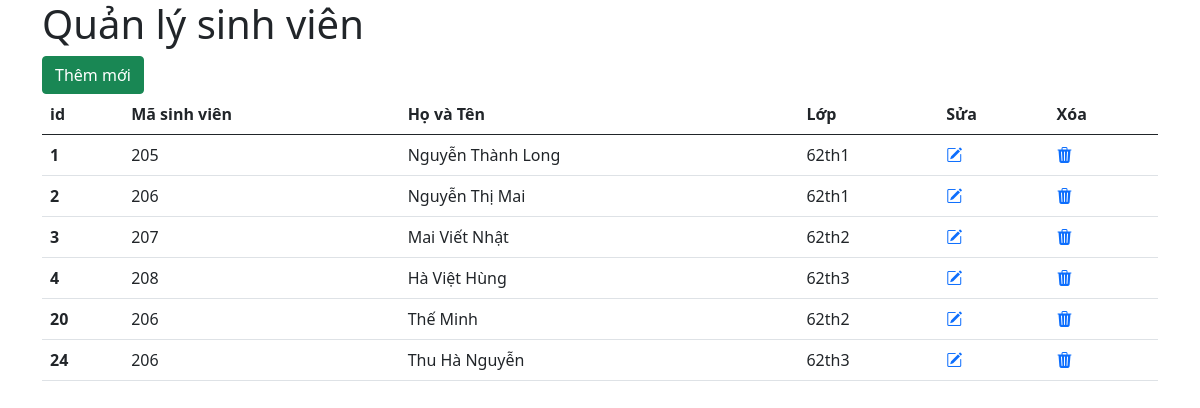
The app's page /home.php with its own data.
### tables this page shows
CREATE TABLE `tb_qlsv` (
  `id` int(11) NOT NULL,
  `msv` varchar(20) NOT NULL,
  `ten` varchar(100) NOT NULL,
  `lop` varchar(11) NOT NULL
);

### home.php (the view, shortened to what this page needs)
<?php
require_once 'conn_data.php';
$sql = "SELECT * from tb_qlsv";
$statement = $pdo->query($sql);
$members    = $statement->fetchAll();
?>
<!DOCTYPE html>
<html lang="en">
<head>
  <link href="https://cdn.jsdelivr.net/npm/bootstrap@5.0.2/dist/css/bootstrap.min.css" rel="stylesheet">
  <link rel="stylesheet" href="https://cdn.jsdelivr.net/npm/bootstrap-icons@1.10.5/font/bootstrap-icons.css">
</head>
<body>
  <div class="container">
    <h1>Quản lý sinh viên</h1>
    <a href="form.php" class="btn btn-success">Thêm mới</a>
    <table class="table">
      <thead>
        <tr>
          <th scope="col">id</th>
          <th scope="col">Mã sinh viên</th>
          <th scope="col">Họ và Tên</th>
          <th scope="col">Lớp</th>
          <th scope="col">Sửa</th>
          <th scope="col">Xóa</th>
        </tr>
      </thead>
      <tbody>
        <?php
        foreach ($members as $member) {
        ?>
          <tr>
            <th scope="row"><?= $member['id'] ?></th>
            <td><?= $member['msv'] ?></td>
            <td><?= $member['ten'] ?></td>
            <td><?= $member['lop'] ?></td>
            <td>
              <a href="edit.php?id=<?= $member['id'] ?>"><i class="bi bi-pencil-square"></i></a>
            </td>
            <td>
              <a href="del.php?id=<?= $member['id'] ?>"><i class="bi bi-trash3-fill"></i></a>
            </td>
          </tr>
        <?php
        }
        ?>
      </tbody>
    </table>
  </div>
</body>
</html>

### records on screen
tb_qlsv: id "1", msv "205", ten "Nguyễn Thành Long", lop "62th1"
tb_qlsv: id "2", msv "206", ten "Nguyễn Thị Mai", lop "62th1"
tb_qlsv: id "3", msv "207", ten "Mai Viết Nhật", lop "62th2"
tb_qlsv: id "4", msv "208", ten "Hà Việt Hùng", lop "62th3"
tb_qlsv: id "20", msv "206", ten "Thế Minh", lop "62th2"
tb_qlsv: id "24", msv "206", ten "Thu Hà Nguyễn", lop "62th3"
